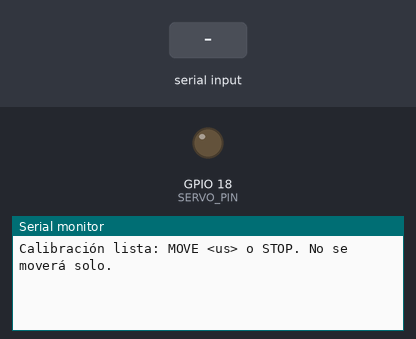
A sketch run on a simulated ESP32. On the bench: output pins drawn as LEDs (lit = HIGH), the last lines printed to the serial monitor. Inputs (shaded band) come from the test bench.

Above: at 1.2 s.
1.3 s: "STOP\n" received over Serial
At 1.7 s:
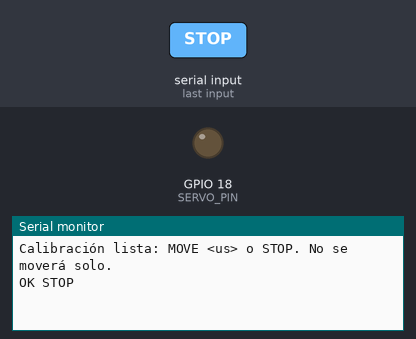
2.8 s: "90,45\n" received over Serial
At 4.0 s:
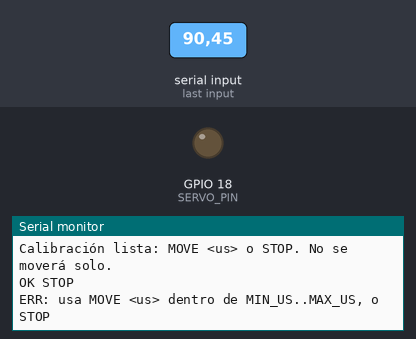

Measured:
- after the input at 1.3 s, the serial monitor: prints a new line at once (image 1)
- after the input at 2.8 s, the serial monitor: prints a new line at once (image 2)

The sketch:

CalibrarMG90S.ino
```cpp
// Herramienta independiente: mueve el MG90S solo tras recibir MOVE <microsegundos>.
// Arduino-ESP32 3.x. Servo desacoplado de la puerta durante la calibración.
#include <Arduino.h>
#include <stdio.h>
#include <string.h>

constexpr uint8_t SERVO_PIN = 18;
constexpr uint16_t MIN_US = 1300;  // Ventana inicial conservadora y configurable.
constexpr uint16_t MAX_US = 1700;
constexpr uint16_t FIRST_US = 1500;  // Primera orden explícita del operador.
constexpr uint16_t MAX_STEP_US = 50;
constexpr uint16_t ABS_MIN_US = 1000;
constexpr uint16_t ABS_MAX_US = 2000;
constexpr uint32_t PERIOD_US = 20000;
constexpr uint32_t PWM_MAX = 65535;
static_assert(MIN_US >= ABS_MIN_US && MAX_US <= ABS_MAX_US && MIN_US < MAX_US &&
              FIRST_US >= MIN_US && FIRST_US <= MAX_US && MAX_STEP_US > 0,
              "Límites de calibración inválidos");

char lineBuffer[32];
size_t lineLength = 0;
bool servoReady = false;
uint16_t lastPulseUs = 0;

void handleLine(const char* line) {
  unsigned int pulse = 0;
  char extra = 0;
  if (strcmp(line, "STOP") == 0) {
    ledcWrite(SERVO_PIN, 0);
    lastPulseUs = 0;
    Serial.println("OK STOP");
    return;
  }
  if (sscanf(line, "MOVE %u %c", &pulse, &extra) != 1 ||
      pulse < MIN_US || pulse > MAX_US || !servoReady) {
    Serial.println("ERR: usa MOVE <us> dentro de MIN_US..MAX_US, o STOP");
    return;
  }
  if ((lastPulseUs == 0 && pulse != FIRST_US) ||
      (lastPulseUs != 0 &&
       abs(static_cast<int>(pulse) - static_cast<int>(lastPulseUs)) > MAX_STEP_US)) {
    Serial.println("ERR: inicia con FIRST_US y avanza en pasos de MAX_STEP_US o menos");
    return;
  }
  const uint32_t duty = (pulse * PWM_MAX) / PERIOD_US;
  if (!ledcWrite(SERVO_PIN, duty)) {
    Serial.println("ERR PWM");
    return;
  }
  lastPulseUs = pulse;
  Serial.print("OK MOVE ");
  Serial.println(pulse);
}

void setup() {
  Serial.begin(115200);
  servoReady = ledcAttach(SERVO_PIN, 50, 16);
  if (servoReady) {
    ledcWrite(SERVO_PIN, 0);  // Sin movimiento al arrancar o reiniciar.
  }
  Serial.println("Calibración lista: MOVE <us> o STOP. No se moverá solo.");
}

void loop() {
  while (Serial.available() > 0) {
    const char ch = static_cast<char>(Serial.read());
    if (ch == '\n') {
      lineBuffer[lineLength] = '\0';
      handleLine(lineBuffer);
      lineLength = 0;
    } else if (ch != '\r') {
      if (lineLength < sizeof(lineBuffer) - 1) {
        lineBuffer[lineLength++] = ch;
      } else {
        lineLength = 0;
      }
    }
  }
}
```
